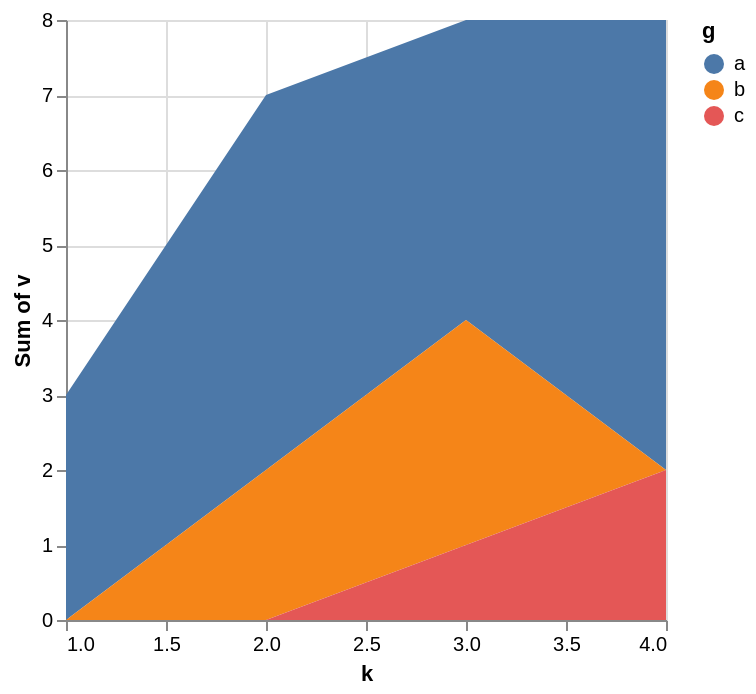

Describe this chart as a Vega-Lite specification.
### Vega-Lite specification from a JSON file in a GitHub repository (floating-point values rounded to 4 significant figures)
{"data": {"values": [{"k": 1, "g": "a", "v": 3}, {"k": 2, "g": "a", "v": 5}, {"k": 3, "g": "a", "v": 4}, {"k": 4, "g": "a", "v": 6}, {"k": 2, "g": "b", "v": 2}, {"k": 3, "g": "b", "v": 3}, {"k": 3, "g": "c", "v": 1}, {"k": 4, "g": "c", "v": 2}]}, "mark": "area", "encoding": {"x": {"field": "k", "type": "quantitative"}, "y": {"aggregate": "sum", "field": "v", "type": "quantitative"}, "color": {"field": "g", "type": "nominal"}}}
